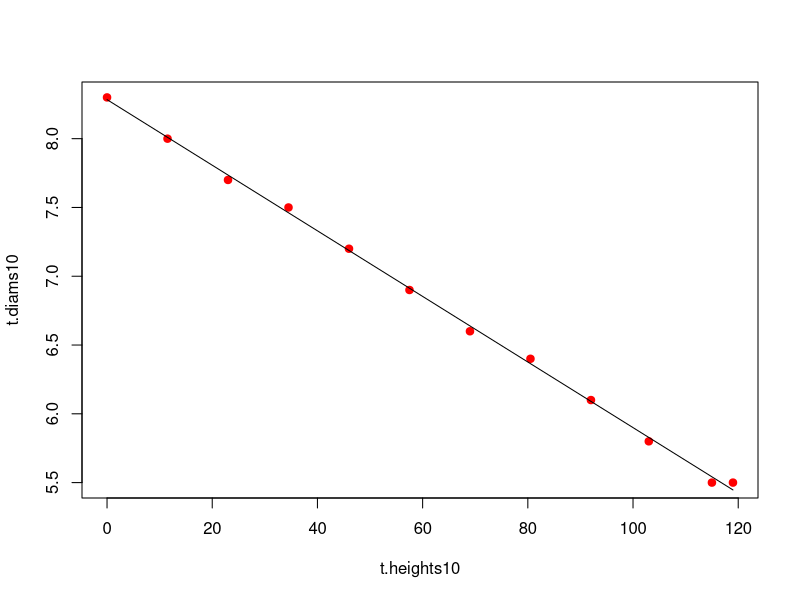

Reproduce this figure in R. (Note: this script raises an error after producing the figure.)
# Rudolph Santarromana
# 10 MW Turbine
# June 2021

library(tidyverse)
library(dplyr)

setwd("C:/Users/Rudolph/Desktop/Rudolph/0 - CMU - Portugal PhD Files/0 - Research/Wind Energy/Dynamic Positioning")
## Source: Bortolotti et al. (2019): IEA Wind Task 37... Reference Wind Turbines

#################################################
### PARAMETERS
wind_height <- 100 #measuring height of wind speed
speeds <- seq(0,40, by = 0.1)
Cd_cyl <- 0.5

#WEIBULL PARAMETERS
P.shape = 2.3 #2.3
P.scale = 10 #10

### WIND TURBINE PROPERTIES
cut.in10 <- 4#4 #[m/s]
rated.wind10 <- 10.5 #[m/s]
cut.out10 <- 25 #[m/s]

rated.power10 <- 10.5

### FLOATER PROPERTIES
scale10.15 <- 0.8 #based on the hubheight scale (119/150)
F.freeboard10 <- 15*scale10.15 #same floater as 15MW turbine for now
F.diam10 <- 12.5*scale10.15 
F.draft10 <- 20*scale10.15 
FT.diam10 <- 10*scale10.15 

#Effective water-exposed floater area (whole substructure)
f.area.water10 <- (F.diam10*F.draft10*3) + (F.draft10*FT.diam10) #m^2

## BLADE PROPERTIES
b.length10 <- 97 #m

###TOWER PROPERTIES
#Tower dimensions
hub.height10 <- 119 #m

t.heights10 <- c(0,11.5,23,34.5,46,57.5,69,80.5,92,103,115,119) #m
t.diams10 <- c(8.3,8,7.7,7.5,7.2,6.9,6.6,6.4,6.1,5.8,5.5,5.5) #m

t.mod10 <- lm(t.diams10 ~ t.heights10) #Tower diameter prediction model
t.fun10 <- function(x) as.numeric(predict(t.mod10, newdata = data.frame(t.heights10 = x))) #tower diameter function given height

##PLOT of tower diameter model
plot(x = t.heights10, y = t.diams10, pch = 19, col = 'red')
lines(x = t.heights10, y = predict(t.mod10, newdata = data.frame(t.heights10 = t.heights10)))

## TOWER FORCE FUNCTION
t.fun10.force <- function(x) t.fun10(x - F.freeboard10)*((x)^(2*alpha)) #shifts the tower upward to the floater top height
Wind_Force_Tower10 <- function(v.meas, h.meas = wind_height, Cd = Cd_cyl, base = F.freeboard10) {
  if(base < 0) return(0)
  rho_air <- 1.23 #kg/m^3
  alpha <- 0.14
  A <- rho_air*Cd*(v.meas^2)
  B <- 2*(h.meas^(2*alpha))
  #integrate from the tower base (at the top of the floater) to the hub height + floater height
  C <- integrate(t.fun10.force, lower = F.freeboard10, upper = hub.height10 + F.freeboard10)$value
  force <- (A/B)*C
  return(force) #in Newtons
}
################################################################################

## STATIC, ARRESTED BLADE FORCES
#Blades with varying diameter and Cd, and wind with varying speed
thickness10 <- c(4.6,3.1,2.1,1.9,1.9,1.8,1.7,1.3,0.5)#[m]
Cd.vect10 <-   c(0.5,0.5,0.0067,0.0096,0.0113,0.0133,0.0146,0.0146,0.0146) #[-]
dist.vect10 <- c(0,0.11,0.211,0.27,0.301,0.33,0.36,0.48,0.72,1)*b.length10 #[m]

Wind_Force_Blade10 <- function(v.meas, h.meas = wind_height, l.elev = hub.height10) {
  alpha <- 0.14
  rho_air <- 1.23 #kg/m^3
  
  A <- rho_air*(v.meas^2)
  B <- 2*(h.meas^(2*alpha))
  C <- 0
  
  for (i in 1:length(thickness10)){
    fun <- function(h) return(h^(2*alpha)*thickness10[i]*Cd.vect10[i])
    component <- integrate(fun, lower = l.elev + dist.vect10[i], upper = l.elev + dist.vect10[i+1])$value
    C <- C + component
  }
  force <- (A/B)*C
  return(force) #in Newtons
}

B.Force.static10 <- Wind_Force_Blade10(speeds)/1000 #in [kN]
max(B.Force.static5)
max(B.Force.static10)
max(B.Force.static15)
################################################################################
#################################################
### ROTOR THRUST FORCE
# Recreate 3-1.b in 15 MW Reference turbine document (Bortolotti et al., 20)
#REGION 1: 3 - 10.59
X.R1_10 <- c(4,5.9,9,10.5) #m/s of windspeed
Y.R1_10 <- c(284.2,600,1294,1526) #kN of thrust

X.R1.2_10 <- X.R1_10^2
X.R1.3_10 <- X.R1_10^3

mod.R1_10 <- lm(Y.R1_10 ~ X.R1_10 + X.R1.2_10 + X.R1.3_10)

#REGION 2: 10.59 - 25
X.R2_10 <- c(10.5,11.7,16.3,25) #m/s of windspeed
Y.R2_10 <- c(1526,1200,800,568.5) #kN of thrust

X.R2.1_10 <- X.R2_10^-1
X.R2.2_10 <- X.R2_10^-2
X.R2.3_10 <- X.R2_10^3

mod.R2_10 <- lm(Y.R2_10 ~ X.R2.1_10 + X.R2.2_10)
# mod.R2 <- lm(Y.R2 ~ log(X.R2))


#plot of how model fits the data
plot(X.R1_10,Y.R1_10, pch = 19, col = 'red', xlim = c(3,25),
     xlab = "Wind Speed [m/s]", ylab = "Swept Area Thrust Force [kN]")
curve(mod.R1_10$coefficients[1] + mod.R1_10$coefficients[2]*x + mod.R1_10$coefficients[3]*x^2 + mod.R1_10$coefficients[4]*x^3, 
      from = cut.in10, to = rated.wind10, add = TRUE)
points(X.R2_10,Y.R2_10, pch = 19, col = 'red')
curve(mod.R2_10$coefficients[1] + mod.R2_10$coefficients[2]*x^-1 + mod.R2_10$coefficients[3]*x^-2 , #+ mod.R2$coefficients[4]*x^3,
      from = rated.wind10, to = cut.out10, add = TRUE)

Wind_Blade_Force_spinning10 <- function(wind) { #windspeed in m/s as input only defined on [3,25] interval
  if(wind < cut.in10 | wind > cut.out10) force <- 0
  if(wind >= cut.in10 && wind <= rated.wind10) force <- as.numeric(mod.R1_10$coefficients[1] + mod.R1_10$coefficients[2]*wind + mod.R1_10$coefficients[3]*wind^2 + mod.R1_10$coefficients[4]*wind^3)
  if(wind > rated.wind10 && wind <= cut.out10) force <- as.numeric(mod.R2_10$coefficients[1] + mod.R2_10$coefficients[2]*wind^-1 + mod.R2_10$coefficients[3]*wind^-2)
  return(force) #returns a value in kN
}

Wind_Blade_Force_spinning10(11)
#################################################
#Total wind force on the turbine assuming same tower and substructure, only the RNA has changed.
#functions in this function are contained in "Dynamic Positioning Forces 20210309 - Debugging"
DP.Turbine.Wind.Force10 <- function(wind) { 
  #non-blade components
  T.Force.best <- Wind_Force_Tower10(v.meas = wind)/1000 #in kN
  #Same Floater as the 15-MW turbine
  F.Force.height <- Wind_Force_ConsCross(wind, Cd = Cd_cyl, D = floater.diam, u.elev = floater.freeboard)/1000 #in [kN]
  FT.Force.height <- Wind_Force_ConsCross(wind, Cd = Cd_cyl, D = tower.diam, u.elev = floater.freeboard)/1000 #in [kN]
  
  #blade spinning component
  B.Force.best.spinning <- Wind_Blade_Force_spinning10(wind) #in kN. returns 0 when blades are static
  
  #blade static component. uses the static blades geometry of the 15-MW turbine. Overestimated
  if(wind < cut.in10 | wind > cut.out10) B.Force.static10 <- Wind_Force_Blade10(wind)/1000  else B.Force.static10 <- 0 #in [kN]. returns 0 when blades are spinning
  
  #Blade Total Forces vs. windspeed
  Tot.Wind.Force <- T.Force.best + 
    (3*B.Force.static10) + 
    B.Force.best.spinning + 
    (3*F.Force.height) + 
    FT.Force.height
  
  return(Tot.Wind.Force)
}

Wind.Forces10 <- sapply(speeds,DP.Turbine.Wind.Force10)
DP.Turbine.Wind.Force10(38)
DP.Turbine.Wind.Force5(38)

plot(x = speeds, y = Wind.Forces10, type = 'l')

## CURRENT FORCE MAGNITUDE
F.Current.Force10 <- function(current) {
  #Current_Force function is in 15MW turbine file
  F.Force.Current <- Current_Force(speed = current, f.area.water10,Cd_cyl)/1000 #in kN
  return(F.Force.Current)
}

################################################################################
### COMBINED ENVIRONMENTAL FORCES
# Considers 15 MW Floater and Tower
#DLC 1.3: Design Levels (single windspeed)
Wind_10 <- c(DP.Turbine.Wind.Force10(wind = rated.wind10),0)
Current_10 <- c(F.Current.Force10(0.2)*cos(7*pi/4), F.Current.Force10(0.2)*sin(7*pi/4))
Wave.high_10 <- c(50,0) #Calculated in "Wave Drift Forces.R"

# V.1.3.low <- R.Vector(Wind, Wave.low, Current)
V.1.3.high_10 <- R.Vector(Wind_10, Wave.high_10, Current_10)

## Given a windspeed, this function calculates the resultant force under DLC1.3 conditions
DLC1.3_10.fun <- function(wind) {
  force1.3_10 <- c()
  Current_10 <- c(F.Current.Force10(0.2)*cos(7*pi/4), F.Current.Force10(0.2)*sin(7*pi/4))
  Wave.high_10 <- c(50,0)
  for(i in 1:length(wind)){
    Wind_10 <- c(DP.Turbine.Wind.Force10(wind = wind[i]),0)
    force1.3_10 <- c(force1.3_10, R.Vector(Wind_10, Wave.high_10, Current_10)[1])
  }
  return(force1.3_10)
}

DLC1.3_10 <- DLC1.3_10.fun(speeds) #RESULTING FORCES UNDER DLC1.3

(max(DLC1.3_10))

#DLC 6.1: Design Levels (single windspeed)
WIND_10 <- round(as.numeric(DP.Turbine.Wind.Force10(wind = 38)),0)
Wind2_10 <- c(WIND_10,0)
Current2_10 <- c(F.Current.Force10(0.9)*cos(7*pi/4), F.Current.Force10(0.9)*sin(7*pi/4))

phi.wave <- seq(-90,90,by = 10)
phi.rad <- phi.wave*(pi/180)

Wave.high2.mag <- 10

V.6.1.high_10 <- c()
for(phi in phi.rad) {
  Wave.high2_10 <- c(Wave.high2.mag*cos(phi), Wave.high2.mag*sin(phi))
  High.F_10 <- R.Vector(Wind2_10, Wave.high2_10, Current2_10)
  V.6.1.high_10 <- rbind(V.6.1.high_10, High.F_10)
}

V.6.1.high_10 <- cbind(phi.wave, V.6.1.high_10) %>%
  as_tibble() %>%
  rename(wind.wave.angle = phi.wave, force.kN =  V2,final.angle =  V3)
(max(V.6.1.high_10$force.kN))

## Given a windspeed, this function calculates the resultant force under DLC6.1 conditions
DLC6.1_10.fun <- function(wind) {
  force6.1_10 <- c() 
  Current2_10 <- c(F.Current.Force10(0.9)*cos(7*pi/4), F.Current.Force10(0.9)*sin(7*pi/4))
  
  Wave.high2.mag <- 10 #the total magnitude of the force in kN
  phi.wave <- seq(-90,90,by = 10)
  phi.rad <- phi.wave*(pi/180)
  
  for(i in 1:length(wind)) {
    Matrix.high_10 <- c()
    for(phi in phi.rad) {
      Wave.high2_10 <- c(Wave.high2.mag*cos(phi), Wave.high2.mag*sin(phi))
      Wind.high_10 <- c(DP.Turbine.Wind.Force10(wind = wind[i]),0)
      High.F_10 <- R.Vector(Wind.high_10, Wave.high2_10, Current2_10)
      Matrix.high_10 <- rbind(Matrix.high_10, High.F_10)
    }
    force6.1_10 <- c(force6.1_10,max(Matrix.high_10[,1]))
  }
  return(force6.1_10)
}

DLC6.1_10 <- DLC6.1_10.fun(speeds)  #RESULTING FORCES UNDER DLC6.1

(tail(DLC6.1_10,1))
### Total Environmental Force Plot
plot(x = speeds, y = DLC6.1_10, type = 'l',
     ylim = c(0,3000), yaxs = 'i', xaxs = 'i',
     ylab = "Turbine Thrust Force [kN]",
     xlab = "Wind Speed [m/s]")
lines(x = speeds, y = DLC1.3_10, col = 'blue')

##????? Why is the gap larger at the lower windspeeds and smaller later on?
##As the turbine rotor force increases, it greatly outweighs the other forces. 
##This rotor force is the same under both conditions (DLCs), and it has a greater
##and greater influence at defining the total magnitude of the resultant vector.
##Therefore, when the rotor thrust force is maximized (at the rated wind speed), 
##it defines the overwhelming majority of the total force on the turbine, while
##the contribution from current and waves is minimal, relative to the magnitude
##of the rotor thrust force. Since the rotor thrust force from wind is the same
##in both DLCs, the difference between the two DLCs at this level is minimal.
##when the force on the rotor is small (at lower wind speeds, and when the rotor is stopped),
##the contribution to the force from current and waves is much greater relative to
##the rotor force, and thus, the conditions which are different in both DLCs
##have a greater impact on the turbine total force, causing a greater difference
##between the two DLCs when the rotor thrust force is small.

## Calculate Parasitic Power under DLC1.3, which depends on the thruster system
parasitic.power10.1 <- DP.Power.n(DLC1.3_10, motor.diam = 1.07, n = 52)
parasitic.power10.2 <- DP.Power.n(DLC1.3_10, motor.diam = 1.98, n = 13)
parasitic.power10.3 <- DP.Power.n(DLC1.3_10, motor.diam = 4.52, n = 4)
parasitic.power10.4 <- DP.Power.n(DLC1.3_10, motor.diam = 3.35, n = 6)

parasitic.power10 <- DP.Power.n(DLC1.3_10, motor.diam = 2.66, n = 6)

## PLOT
# png(filename = "20210616 Parasitic Combined.png", width = 780, height = 480)
par(mar = c(5, 6, 3, 6))

curve(dweibull(x, shape = P.shape, scale = P.scale), from = 0, to = 25, lwd = 3, xaxt = 'n',
      xlab = "Wind Speed [m/s]", xaxs = 'i', yaxs = 'i', las = 1,
      ylab = "", cex.lab = 1.7, cex.axis = 1.7,
      main = "", col = 'blue', col.axis = 'blue', 
      ylim = c(0, 0.12))
mtext("Probability Density", side = 2, line = 4.5, cex = 1.7, col = "blue")

par(new = TRUE)

plot(x = speeds, y = parasitic.power10.1, type = 'l', lwd = 3,
     pch = 20, xaxs ='i',yaxs='i',las = 1, yaxt = 'n',
     cex.lab = 1.7, cex.axis = 1.7,
     ylim = c(0,12), xlim = c(0,40),
     ylab = "",
     xlab = "",
     main = "")
lines(x = speeds, y = parasitic.power10.2, lty = 2, lwd = 3)
lines(x = speeds, y = parasitic.power10.3, lty = 3, lwd = 3, col = 'green')
lines(x = speeds, y = parasitic.power10.4, lty = 4, lwd = 3)
lines(x = speeds, y = parasitic.power10, lwd = 3, col = 'red')

abline(h = 10.5, col = 'black', lty = 2)
axis(side = 4, col = "black", las = 1, cex.axis = 1.7, col.axis ="black", col.lab = "black")
mtext("Power Requirement from Motors [MW]", side = 4, line = 3.5, cex = 1.7, col = "black")
legend('topleft', legend = c("n = 52, d = 1.07, $31MM", 
                             "n = 13, d = 1.98, $32MM", 
                             "n = 4, d = 4.52, $60MM",
                             "n = 6, d = 3.35, $$42MM"), 
       col = 'black', lwd = 3, lty = c(1,2,3,4))

# dev.off() #uncomment if saving the image

######Power Curve for 10 MW Turbine
# Quadratic Region
x <- c(4,6,10.5)
y <- c(0,2,10.521) #in [MW]

power.mod10 <- lm(y ~ poly(x, 2))

Power.Curve.10 <- function(wind.speed) { #calculate the turbine's 'raw' power output for each wind speed
  if (wind.speed < cut.in10) 0
  else if (wind.speed <= rated.wind10) as.double(predict(power.mod10, newdata = data.frame(x=wind.speed)))
  # coef(power.mod)[1] + coef(power.mod)[2]*wind.speed + coef(power.mod)[3]*wind.speed^2
  else if (wind.speed <= cut.out10) rated.power10
  else 0
}

##########################################################################
#Develop the effective DP turbine power curve vector
DP.Raw.Power10 <- sapply(speeds,Power.Curve.10)
DP.Effective.Power10 <- DP.Raw.Power10 - parasitic.power10#10.3 looked to be the best

##PLOT
# png(filename = "20210616 Parasiti Combined.png", width = 780, height = 480)
par(mar = c(5, 6, 3, 6))

curve(dweibull(x, shape = P.shape, scale = P.scale), from = 0, to = 25, lwd = 3, xaxt = 'n',
      xlab = "Wind Speed [m/s]", xaxs = 'i', yaxs = 'i', las = 1,
      ylab = "", cex.lab = 1.7, cex.axis = 1.7,
      main = "", col = 'blue', col.axis = 'blue', 
      ylim = c(0, 0.12))
mtext("Probability Density", side = 2, line = 4.5, cex = 1.7, col = "blue")

par(new = TRUE)
#Effective Power Curve

plot(x = speeds, y = DP.Effective.Power10, type = 'l', lwd = 3,
     pch = 20, xaxs ='i',yaxs='i',las = 1, yaxt = 'n',
     cex.lab = 1.7, cex.axis = 1.7,
     ylim = c(-4,12), xlim = c(0,40),
     ylab = "",
     xlab = "",
     main = "")
abline(h = 0, col = 'gray')
lines(speeds, DP.Raw.Power10, col = 'green')
lines(speeds, parasitic.power10.3, col = 'red', lty = 2)
axis(side = 4, col = "black", las = 1, cex.axis = 1.7, col.axis ="black", col.lab = "black")
mtext("Net Power Output [MW]", side = 4, line = 3.5, cex = 1.7, col = "black")

# dev.off() #uncomment if saving the image

##PLOT: Showing Power Ratio
# png(filename = "20210616 Parasiti Combined.png", width = 780, height = 480)
par(mar = c(5, 6, 3, 6))
plot(x = speeds, y = parasitic.power10.3/DP.Raw.Power10, type = 'l', lwd = 3, 
     xaxt = 'n', xlab = "Wind Speed [m/s]", xaxs = 'i', yaxs = 'i', las = 1,
     ylab = "", cex.lab = 1.7, cex.axis = 1.7,
     main = "", col = 'blue', col.axis = 'blue',
     ylim = c(0, 1))
mtext("Power Ratio", side = 2, line = 4.5, cex = 1.7, col = "blue")

par(new = TRUE)

plot(x = speeds, y = DP.Effective.Power10, type = 'l', lwd = 3,
     pch = 20, xaxs ='i',yaxs='i',las = 1, yaxt = 'n',
     cex.lab = 1.7, cex.axis = 1.7,
     ylim = c(-2,15), xlim = c(0,40),
     ylab = "",
     xlab = "",
     main = "")
abline(h = 0, col = 'gray')
lines(speeds, DP.Raw.Power10, col = 'green')
lines(speeds, parasitic.power10.3, col = 'red', lty = 2)
axis(side = 4, col = "black", las = 1, cex.axis = 1.7, col.axis ="black", col.lab = "black")
mtext("Net Power Output [MW]", side = 4, line = 3.5, cex = 1.7, col = "black")
legend('topright', legend = c("Power Ratio (DP Consumption/Power Generated)", "Net Power", "Generated Power", "Thruster Power Consumption"),
       lty = c(1,1,1,2), col = c('blue','black','green','red'), lwd = c(3,3,1,1), cex = 0.8)

######################## Turn effective power curve into several linear models
#WEIBULL PARAMETERS
P.shape = 2.3 #2.3
P.scale =10 #10

parasitic.power10 <- DP.Power.n(DLC1.3_10, motor.diam = 3.5, n = 4)


DF_Turbine10 <- data.frame(speeds,DP.Raw.Power10,Parasitic10 = parasitic.power10,DP.Effective.Power10)

#REGION 1: Before cut in wind speed
EFF.mod.R1_10 <- lm(DP.Effective.Power10 ~ poly(speeds, 1), data = filter(DF_Turbine10,speeds <= cut.in10))
#REGION 2: Cut in wind speed until rated wind speed
EFF.mod.R2_10 <- lm(DP.Effective.Power10 ~ poly(speeds, 3), data = filter(DF_Turbine10,speeds > cut.in10 & speeds <= rated.wind10))
#REGION 3: Rated wind speed until cut out wind speed
EFF.mod.R3_10 <- lm(DP.Effective.Power10 ~ poly(speeds, 4), data = filter(DF_Turbine10,speeds > rated.wind10 & speeds <= cut.out10))
#REGION 4: Above cut out wind speed
EFF.mod.R4_10 <- lm(DP.Effective.Power10 ~ poly(speeds, 2), data = filter(DF_Turbine10,speeds > cut.out10))

##PLOT: How good are these models? They look very good.
plot(x = speeds, y = DP.Effective.Power10, pch = 19, cex = 0.01)
lines(x = DF_Turbine10$speeds[speeds <= cut.in10], y = predict(EFF.mod.R1_10, newdata = filter(DF_Turbine10, speeds <= cut.in10)), col = 'red')
lines(x = DF_Turbine10$speeds[speeds > cut.in10 & speeds <= rated.wind10], y = predict(EFF.mod.R2_10, newdata = filter(DF_Turbine10, speeds > cut.in10 & speeds <= rated.wind10)), col = 'red')
lines(x = DF_Turbine10$speeds[speeds > rated.wind10 & speeds <= cut.out10], y = predict(EFF.mod.R3_10, newdata = filter(DF_Turbine10, speeds > rated.wind10 & speeds <= cut.out10)), col = 'red')
lines(x = DF_Turbine10$speeds[speeds > cut.out10], y = predict(EFF.mod.R4_10, newdata = filter(DF_Turbine10, speeds > cut.out10)), col = 'red')


############ Calculate Parasitic losses. What % goes toward thrusters?
#REGION 1: Before cut in wind speed
LOS.mod.R1_10 <- lm(Parasitic10 ~ poly(speeds, 1), data = filter(DF_Turbine10,speeds <= cut.in10))
fun1_10 <- function(x) dweibull(x, shape = P.shape, scale = P.scale)*as.numeric(predict(LOS.mod.R1_10, newdata = data.frame(speeds = x)))
#REGION 2: Cut in wind speed until rated wind speed
LOS.mod.R2_10 <- lm(Parasitic10 ~ poly(speeds, 3), data = filter(DF_Turbine10,speeds > cut.in10 & speeds <= rated.wind10))
fun2_10 <- function(x) dweibull(x, shape = P.shape, scale = P.scale)*as.numeric(predict(LOS.mod.R2_10, newdata = data.frame(speeds = x)))
#REGION 3: Rated wind speed until cut out wind speed
LOS.mod.R3_10 <- lm(Parasitic10 ~ poly(speeds, 5), data = filter(DF_Turbine10,speeds > rated.wind10 & speeds <= cut.out10))
fun3_10 <- function(x) dweibull(x, shape = P.shape, scale = P.scale)*as.numeric(predict(LOS.mod.R3_10, newdata = data.frame(speeds = x)))
#REGION 4: Above cut out wind speed
LOS.mod.R4_10 <- lm(Parasitic10 ~ poly(speeds, 2), data = filter(DF_Turbine10,speeds > cut.out10))
fun4_10 <- function(x) dweibull(x, shape = P.shape, scale = P.scale)*as.numeric(predict(LOS.mod.R4_10, newdata = data.frame(speeds = x)))

##PLOT: How good are these models? R2 is a bit off, but these are good
plot(x = speeds, y = DF_Turbine10$Parasitic10, pch = 19, cex = 0.01)
lines(x = DF_Turbine10$speeds[speeds <= cut.in10], y = predict(LOS.mod.R1_10, newdata = filter(DF_Turbine10, speeds <= cut.in10)), col = 'red')
lines(x = DF_Turbine10$speeds[speeds > cut.in10 & speeds <= rated.wind10], y = predict(LOS.mod.R2_10, newdata = filter(DF_Turbine10, speeds > cut.in10 & speeds <= rated.wind10)), col = 'red')
lines(x = DF_Turbine10$speeds[speeds > rated.wind10 & speeds <= cut.out10], y = predict(LOS.mod.R3_10, newdata = filter(DF_Turbine10, speeds > rated.wind10 & speeds <= cut.out10)), col = 'red')
lines(x = DF_Turbine10$speeds[speeds > cut.out10], y = predict(LOS.mod.R4_10, newdata = filter(DF_Turbine10, speeds > cut.out10)), col = 'red')

parasitic.loss10 <- 8760*(integrate(fun1_10, lower = 0, upper = cut.in10)$value + 
                            integrate(fun2_10, lower = cut.in10, upper = rated.wind10)$value + 
                            integrate(fun3_10, lower = rated.wind10, upper = cut.out10)$value +
                            integrate(fun4_10, lower = cut.out10, upper = 40)$value) #in MWh
#Result = 22377 MWh (43%)

############ Calculate Production losses. What is produced?
#REGION1 = 0
#REGION2
gen.fun2_10 <- function(x) dweibull(x, shape = P.shape, scale = P.scale)*as.numeric(predict(power.mod10, newdata = data.frame(x = x)))
#REGION3
gen.fun3_10 <- function(x) dweibull(x, shape = P.shape, scale = P.scale)*rated.wind10
#REGION4 = 0

gen10 <- 8760*(integrate(gen.fun2_10, lower = cut.in10, upper = rated.wind10)$value + 
                 integrate(gen.fun3_10, lower = rated.wind10, upper = cut.out10)$value) #in MWh
#RESULT = 51755 MWh

(parasitic.loss10/gen10)
(gen10)
(parasitic.loss10)


################################################################################
################################################################################
## PART II: CAN WE REDUCE THE LOSSES AT LOW WIND SPEEDS?

## Find where the generation power curve first becomes greater than the parasitic loss curve
## Use models generated (in Region 2) to find this crossover point.
Crossover10 <- function(guess = 4, tolerance = 0.1, step = 0.1) { #guess crossover wind speed
  value <- guess
  cons <- predict(LOS.mod.R2_10, newdata = data.frame(speeds = value))
  prod <- predict(power.mod10, newdata = data.frame(x = value))
  net <- abs(prod - cons)
  while(net > tolerance) {
    value <- value + step
    cons <- predict(LOS.mod.R2_10, newdata = data.frame(speeds = value))
    prod <- predict(power.mod10, newdata = data.frame(x = value))
    net <- abs(prod - cons)
  }
  return(value)
}
Crossover10() #4.8 m/s

plot(x = speeds, y = DP.Effective.Power10, type = 'l', lwd = 3,
     pch = 20, xaxs ='i',yaxs='i',las = 1, yaxt = 'n',
     cex.lab = 1.7, cex.axis = 1.7,
     ylim = c(-2,12), xlim = c(0,40),
     ylab = "",
     xlab = "",
     main = "")
abline(h = 0, col = 'gray')
abline(v = 4.8)
lines(speeds, DP.Raw.Power10, col = 'green')
lines(speeds, parasitic.power10.3, col = 'red', lty = 2)
axis(side = 2, col = "black", las = 1, cex.axis = 1.7, col.axis ="black", col.lab = "black")
mtext("Net Power Output [MW]", side = 2, line = 3.5, cex = 1.7, col = "black")

## ADJUST POWER PRODUCTION TO CUT IN ONLY WHEN PRODUCTION IS GREATER THAN LOSSES
## Change Cut in wind speed at very top to 6.2 m/s and run functions again.
## Parasitic Loss Result = 22071 MWh (43%)
## Annual Production Result = 51598 MWh 